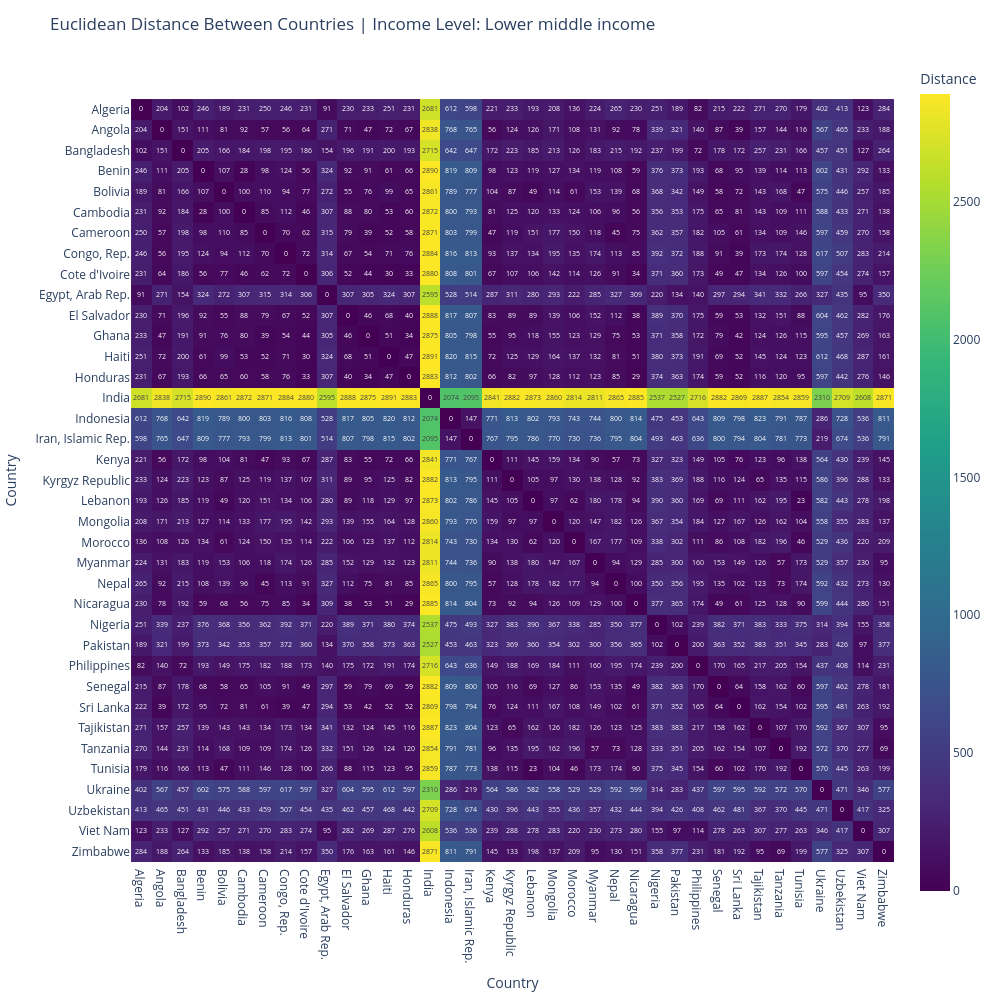

The cell this chart's notebook holds for it:
### Code cell
pca_lower_middle, pca_coordinates_lower_middle, series_labels_lower_middle = run_pca_for_income_level("Lower middle income")

### Figure 1 — Plotly figure (JSON) as saved in the notebook; plotly's stock layout.template omitted (floating-point values rounded to 4 significant figures; data arrays with more than 128 entries replaced by an {"elided": "..."} marker saying what was removed)
{"data": [{"coloraxis": "coloraxis", "hovertemplate": "Country: %{x}<br>Country: %{y}<br>Distance: %{z}<extra></extra>", "name": "0", "texttemplate": "%{z:.0f}", "type": "heatmap", "x": ["Algeria", "Angola", "Bangladesh", "Benin", "Bolivia", "Cambodia", "Cameroon", "Congo, Rep.", "Cote d'Ivoire", "Egypt, Arab Rep.", "El Salvador", "Ghana", "Haiti", "Honduras", "India", "Indonesia", "Iran, Islamic Rep.", "Kenya", "Kyrgyz Republic", "Lebanon", "Mongolia", "Morocco", "Myanmar", "Nepal", "Nicaragua", "Nigeria", "Pakistan", "Philippines", "Senegal", "Sri Lanka", "Tajikistan", "Tanzania", "Tunisia", "Ukraine", "Uzbekistan", "Viet Nam", "Zimbabwe"], "xaxis": "x", "y": ["Algeria", "Angola", "Bangladesh", "Benin", "Bolivia", "Cambodia", "Cameroon", "Congo, Rep.", "Cote d'Ivoire", "Egypt, Arab Rep.", "El Salvador", "Ghana", "Haiti", "Honduras", "India", "Indonesia", "Iran, Islamic Rep.", "Kenya", "Kyrgyz Republic", "Lebanon", "Mongolia", "Morocco", "Myanmar", "Nepal", "Nicaragua", "Nigeria", "Pakistan", "Philippines", "Senegal", "Sri Lanka", "Tajikistan", "Tanzania", "Tunisia", "Ukraine", "Uzbekistan", "Viet Nam", "Zimbabwe"], "yaxis": "y", "z": {"elided": "37x37 float values"}}], "layout": {"coloraxis": {"colorbar": {"title": {"text": "Distance"}}, "colorscale": [[0, "#440154"], [0.1111, "#482878"], [0.2222, "#3e4989"], [0.3333, "#31688e"], [0.4444, "#26828e"], [0.5556, "#1f9e89"], [0.6667, "#35b779"], [0.7778, "#6ece58"], [0.8889, "#b5de2b"], [1, "#fde725"]]}, "height": 1000, "margin": {"t": 60}, "title": {"text": "Euclidean Distance Between Countries | Income Level: Lower middle income"}, "width": 1000, "xaxis": {"anchor": "y", "autorange": true, "constrain": "domain", "domain": [0.001309, 0.9987], "range": [-0.5, 36.5], "scaleanchor": "y", "title": {"text": "Country"}, "type": "category"}, "yaxis": {"anchor": "x", "autorange": true, "constrain": "domain", "domain": [0.04643, 0.9536], "range": [36.5, -0.5], "title": {"text": "Country"}, "type": "category"}}}
